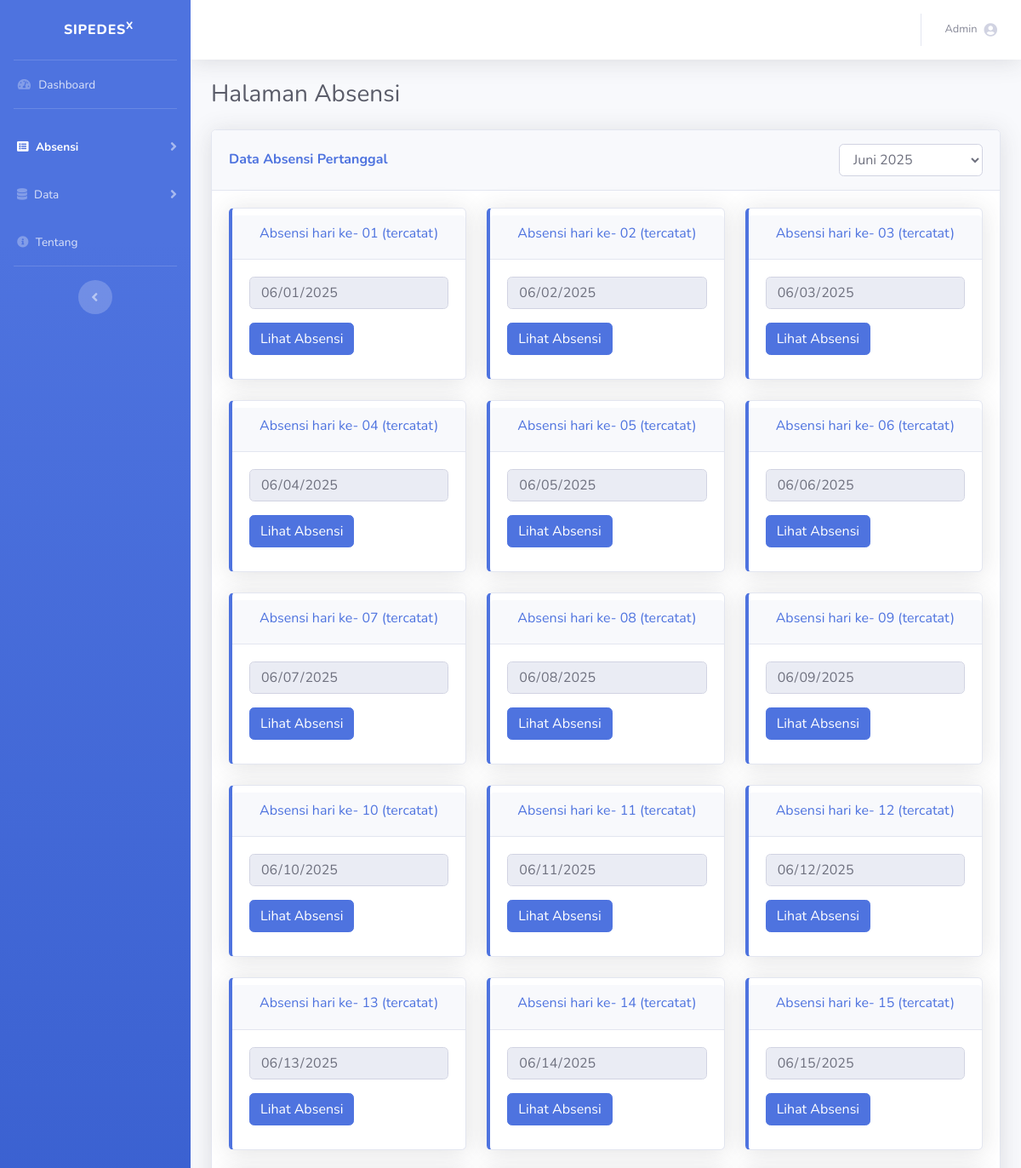
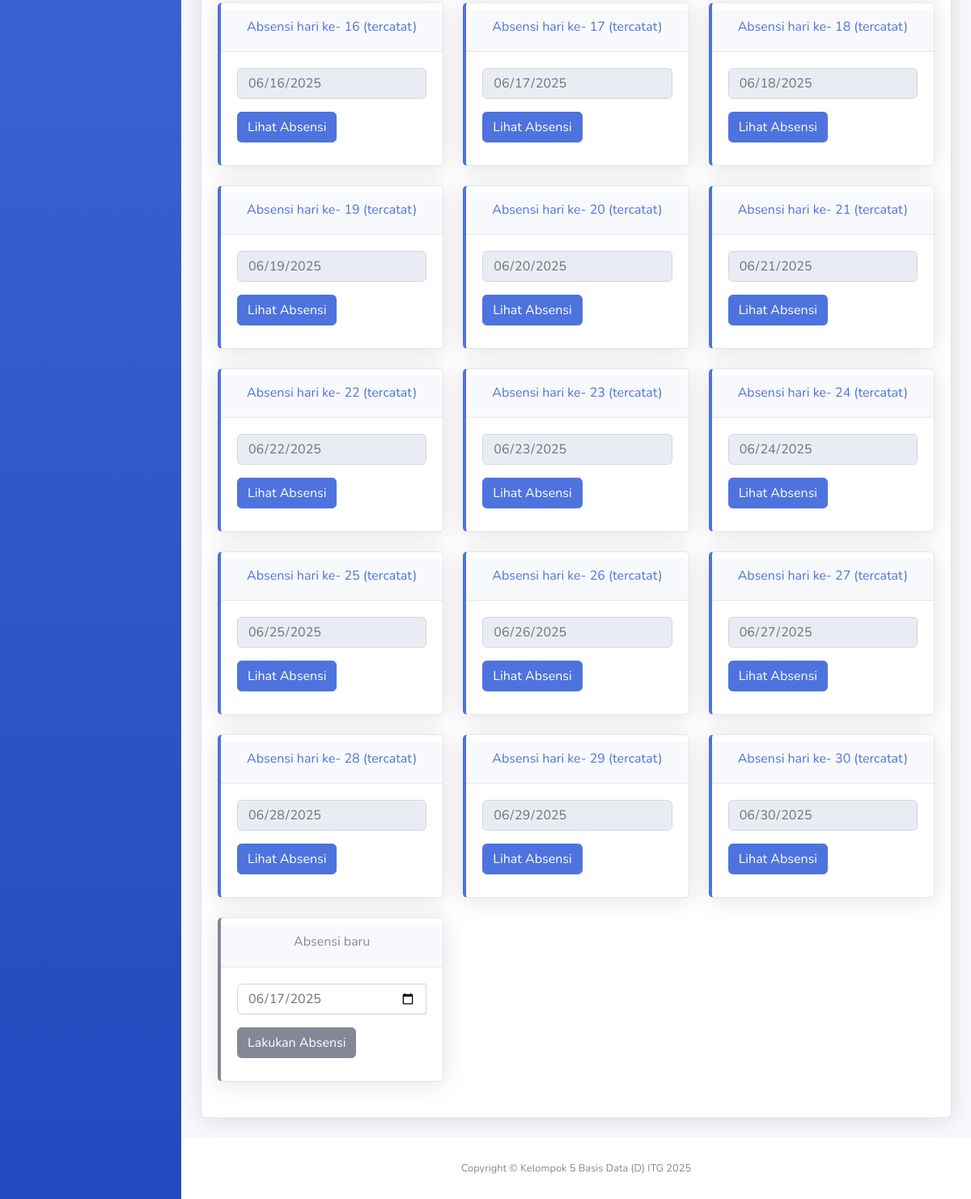
/absensi.php (signed in), run on the app's committed database (2 pictures, top to bottom).
### tables this page shows
CREATE TABLE `presensi` (
  `id_presensi` int NOT NULL,
  `nipd` int NOT NULL,
  `tanggal` date NOT NULL,
  `kode_status` int DEFAULT NULL
);

### absensi.php (the view, shortened to what this page needs)
<!DOCTYPE html>
<html lang="en">
<head>
  <link href="vendor/fontawesome-free/css/all.min.css" rel="stylesheet" type="text/css">
  <link href="css/sb-admin-2.min.css" rel="stylesheet">
</head>
<body id="page-top">
  <div id="wrapper">
    <ul class="navbar-nav bg-gradient-primary sidebar sidebar-dark accordion" id="accordionSidebar">
      <a class="sidebar-brand d-flex align-items-center justify-content-center" href="index.php">
        <div class="sidebar-brand-text mx-3">SIPEDES<sup>X</sup></div>
      </a>
      <hr class="sidebar-divider my-0">
      <li class="nav-item">
        <a class="nav-link ml-1" href="index.php">
          <i class="fas fa-fw fa-tachometer-alt"></i>
          <span>Dashboard</span></a>
      </li>
      <hr class="sidebar-divider">
      <li class="nav-item active">
        <a class="nav-link collapsed ml-1" href="#" data-toggle="collapse" data-target="#collapseTwo" aria-expanded="true" aria-controls="collapseTwo">
          <i class="fas fa-list-alt"></i>
          <span>Absensi</span>
        </a>
      </li>
      <li class="nav-item">
        <a class="nav-link collapsed ml-1" href="#" data-toggle="collapse" data-target="#collapseThree" aria-expanded="true" aria-controls="collapseThree">
          <i class="fas fa-database"></i>
          <span>Data</span>
        </a>
      </li>
      <li class="nav-item">
        <a class="nav-link ml-1" href="about.php">
          <i class="fas fa-info-circle"></i>
          <span class="">Tentang</span></a>
      </li>
      <hr class="sidebar-divider d-none d-md-block">
      <div class="text-center d-none d-md-inline">
        <button class="rounded-circle border-0" id="sidebarToggle"></button>
      </div>
    </ul>
    <div id="content-wrapper" class="d-flex flex-column">
      <div id="content">
        <nav class="navbar navbar-expand navbar-light bg-white topbar mb-4 static-top shadow">
          <ul class="navbar-nav ml-auto">
            <li class="nav-item dropdown no-arrow">
              <a class="nav-link dropdown-toggle" href="#" id="userDropdown" role="button" data-toggle="dropdown" aria-haspopup="true" aria-expanded="false">
                <span class="mr-2 d-none d-lg-inline text-gray-600 small">Admin</span>
                <i class="fas fa-user-circle"></i>
              </a>
            </li>
          </ul>
        </nav>
        <div class="container-fluid">
          <div class="d-sm-flex align-items-center justify-content-between mb-4">
            <h1 class="h3 mb-0 text-gray-800">Halaman Absensi</h1>
            </div>
              <?php
                $filter_bulan = isset($_GET['filter_bulan_absensi']) ? $_GET['filter_bulan_absensi'] : date('m-Y');
                list($bulan, $tahun) = explode('-', $filter_bulan);
              include 'config.php';
              $query = "
              SELECT p.id_presensi, p.nipd, pg.nama_lengkap, p.tanggal, s.deskripsi
              FROM presensi p
              JOIN (
                SELECT MIN(id_presensi) AS id_presensi
                FROM presensi
                WHERE MONTH(tanggal) = '$bulan' AND YEAR(tanggal) = '$tahun'
                GROUP BY tanggal
              ) grouped_presensi ON p.id_presensi = grouped_presensi.id_presensi
              JOIN pegawai pg ON p.nipd = pg.nipd
              JOIN status_presensi s ON p.kode_status = s.kode_status
              ORDER BY p.tanggal ASC
            ";
                  $result = mysqli_query($conn, $query);
              ?>
            <div class="row">
              <div class="col-lg-12">
                <div class="card shadow mb-4">
                    <form action="absensi.php" method="get">
                  <div class="card-header py-3 d-flex align-items-center justify-content-between">
                    <h6 class="m-0 font-weight-bold text-primary">Data Absensi Pertanggal</h6>
                    <div class="row">
                    <div class="col-lg-12 col-md-12">
                       <select class="form-control" name="filter_bulan_absensi" onchange="this.form.submit()">
                            <option value="06-2025" <?= ($filter_bulan ?? '') == '06-2025' ? 'selected' : '' ?> >Juni 2025</option>
                          </select>
                      </div>
                      </div>
                    </div>
                  </form>
                    <div class="card-body">
                      <div class="row">
                      <?php
                      $no = 1;
                      while ($row = mysqli_fetch_assoc($result)) { ?>
                        <div class="col-xl-4 col-md-6 mb-4">
                          <div class="card border-left-primary shadow h-100 py-2">
                            <div class="card-header">
                              <h6 class="text-center text-bold text-primary">
                              Absensi hari ke-
                              <?php
                               $tanggal = $row['tanggal'];
                               $timestamp = strtotime($tanggal);
                               $hari = date("d", $timestamp);
                               echo $hari;
                               ?>
                               (tercatat)
                              </h6>
                            </div>
                           <div class="card-body">
                             <div class="row no-gutters align-items-center">
                                <div class="input-group mb-3 text-center">
                                  <input readonly value="<?php echo $row['tanggal'] ; ?>" type="date" class="form-control" name="tanggal_absensi">
                               </div>
                                  <a href="lihat_detail_absensi.php?tanggal_absensi=<?php echo $row['tanggal'] ?>&filter_bulan_absensi=<?= $filter_bulan ?>" class="btn btn-primary">Lihat Absensi</a>
                            </div>
                           </div>
                          </div>
                        </div>
                     <?php $no++; } ?>
                        <div class="col-xl-4 col-md-6 mb-4">
                          <div class="card border-left-secondary shadow h-100 py-2">
                            <div class="card-header">
                              <h6 class="text-center text-bold text-secondary">Absensi baru </h6>
                            </div>
                           <div class="card-body">
                            <form action="proses_absensi.php" method="POST">
                              <div class="row no-gutters align-items-center">
                                 <div class="input-group mb-3 text-center">
                                   <input type="date" class="form-control" value="<?php echo ''. date('Y-m-d') .'' ?>" name="tanggal_absensi">
                                </div>
                                   <button type="submit" class="btn btn-secondary">Lakukan Absensi</button>
                             </div>
                            </form>
                           </div>
                          </div>
                        </div>
                      </div>
                    </div>
                  </div>
                </div>
              </div>
          </div>
        </div>
      <footer class="sticky-footer bg-white">
        <div class="container my-auto">
          <div class="copyright text-center my-auto">
            <span>Copyright &copy; Kelompok 5 Basis Data (D) ITG 2025</span>
          </div>
        </div>
      </footer>
      </div>
    </div>
</body>
</html>

### data on the page
presensi: tanggal "01", tanggal_absensi "06/01/2025"
presensi: tanggal "02", tanggal_absensi "06/02/2025"
presensi: tanggal "03", tanggal_absensi "06/03/2025"
presensi: tanggal "04", tanggal_absensi "06/04/2025"
presensi: tanggal "05", tanggal_absensi "06/05/2025"
presensi: tanggal "06", tanggal_absensi "06/06/2025"
presensi: tanggal "07", tanggal_absensi "06/07/2025"
presensi: tanggal "08", tanggal_absensi "06/08/2025"
presensi: tanggal "09", tanggal_absensi "06/09/2025"
presensi: tanggal "10", tanggal_absensi "06/10/2025"
presensi: tanggal "11", tanggal_absensi "06/11/2025"
presensi: tanggal "12", tanggal_absensi "06/12/2025"
presensi: tanggal "13", tanggal_absensi "06/13/2025"
presensi: tanggal "14", tanggal_absensi "06/14/2025"
presensi: tanggal "15", tanggal_absensi "06/15/2025"
presensi: tanggal "16", tanggal_absensi "06/16/2025"
presensi: tanggal "17", tanggal_absensi "06/17/2025"
presensi: tanggal "18", tanggal_absensi "06/18/2025"
presensi: tanggal "19", tanggal_absensi "06/19/2025"
presensi: tanggal "20", tanggal_absensi "06/20/2025"
presensi: tanggal "21", tanggal_absensi "06/21/2025"
presensi: tanggal "22", tanggal_absensi "06/22/2025"
presensi: tanggal "23", tanggal_absensi "06/23/2025"
presensi: tanggal "24", tanggal_absensi "06/24/2025"
presensi: tanggal "25", tanggal_absensi "06/25/2025"
presensi: tanggal "26", tanggal_absensi "06/26/2025"
presensi: tanggal "27", tanggal_absensi "06/27/2025"
presensi: tanggal "28", tanggal_absensi "06/28/2025"
presensi: tanggal "29", tanggal_absensi "06/29/2025"
presensi: tanggal "30", tanggal_absensi "06/30/2025"
